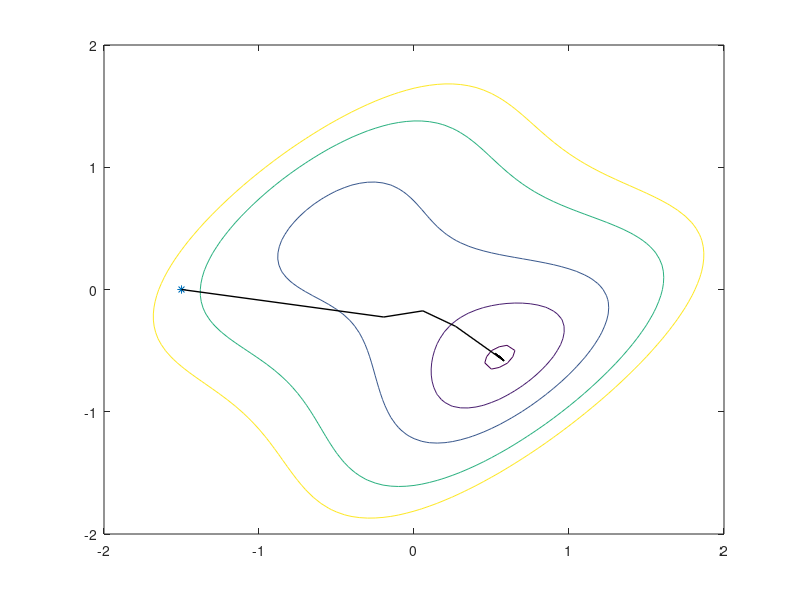

Source code (MATLAB):
%% PHUONG PGAP Giam do doc lon nhat
clear all; clf
anpha=0.09;
%anpha=0.15;
%anpha=0.19;
%anpha=0.205;
%X1=(-2:0.1:2);
%X2=(-2:0.1:2);

%h=ezcontour(f,[-5,5],50)
[X1,X2] = meshgrid(-2:.05:2);
X=[X1 ;X2];
%F =X'*A*X;
F=(X2-X1).^4+8*X1.*X2-X1+X2+3;
%mesh(X1,X2,F) ; axis([-2 2 -2 2 0 30]);
[c,h]= contour(X1,X2,F);
%get(h,'LevelList');
set(h,'LevelList',[ 1 2 4  8 12],'TextList',[ 1 2 4 8 12 ]);
hold on
% x10=1.5;x20=0.0; % cuc tieu toan cuc (0,55   -0,55)
x10=-1.5;x20=0.0;% cuc tieu  cuc bo (-0,42   0,42)
% x10=0.75;  x20=0.75; % diem yen ngua  (-0,13 0,13)
% x10=-1;  x20=-0.75; % diem bat dau bat ky
x0=[x10;x20];
plot(x10,x20,'*');
hold on
g0=[4*x10^3-12*x10^2*x20+12*x10*x20^2-4*x20^3+8*x20-1;
    4*x20^3-12*x10*x20^2+12*x10^2*x20-4*x10^3+8*x10+1];
A0=[12*x10^2-24*x10*x20+12*x20^2   -12*x10^2+24*x10*x20-12*x20^2+8; 
    -12*x20^2+24*x10*x20-12*x10^2+8   12*x20^2-24*x10*x20+12*x10^2];
p0=-g0; % cong thuc 9.59

for k=1:100
    
    xk=x0+anpha*p0;
    Xk(:,k)=xk;
    gk=[4*xk(1,1)^3-12*xk(1,1)^2*xk(2,1)+12*xk(1,1)*xk(2,1)^2-4*xk(2,1)^3+8*xk(2,1)-1;
        4*xk(2,1)^3-12*xk(1,1)*xk(2,1)^2+12*xk(1,1)^2*xk(2,1)-4*xk(1,1)^3+8*xk(1,1)+1];
    pk=-gk;
    x0=xk;
    g0=gk;
    p0=pk;
end
plot([x10 Xk(1,:)],[x20 Xk(2,:)],'k','LineWidth',1);
